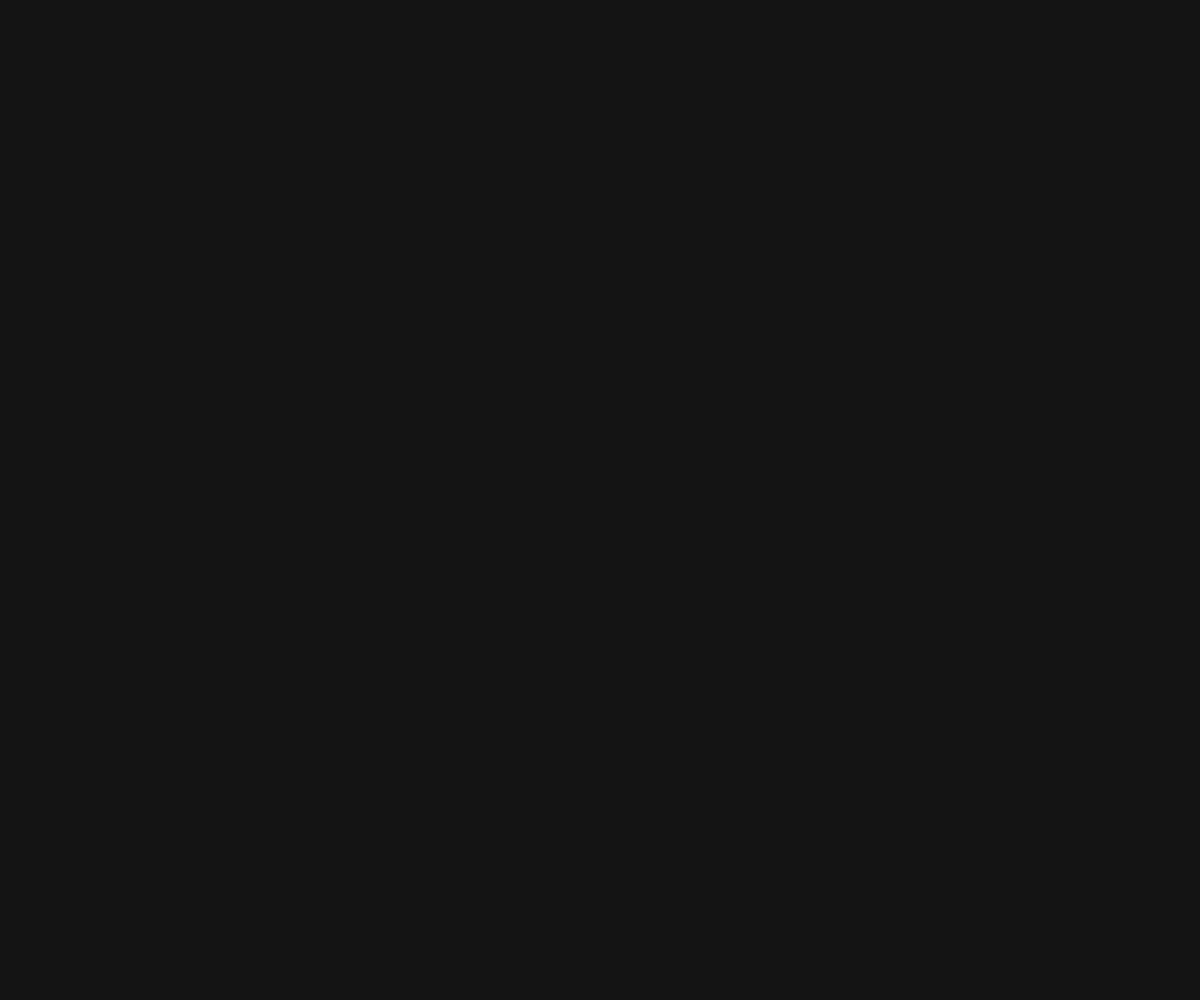
Frame 1 (no input)
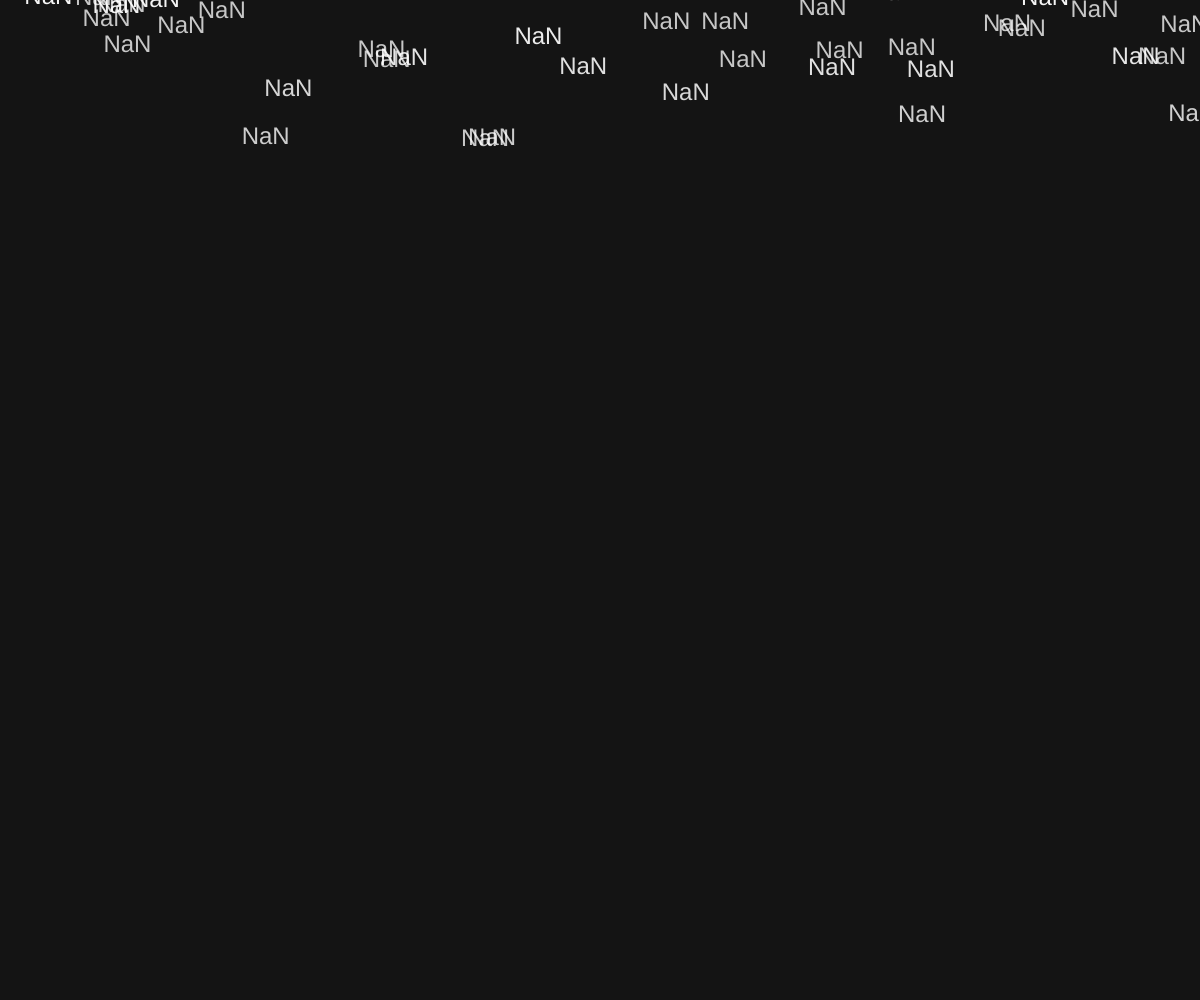
Frame 60 (no input)
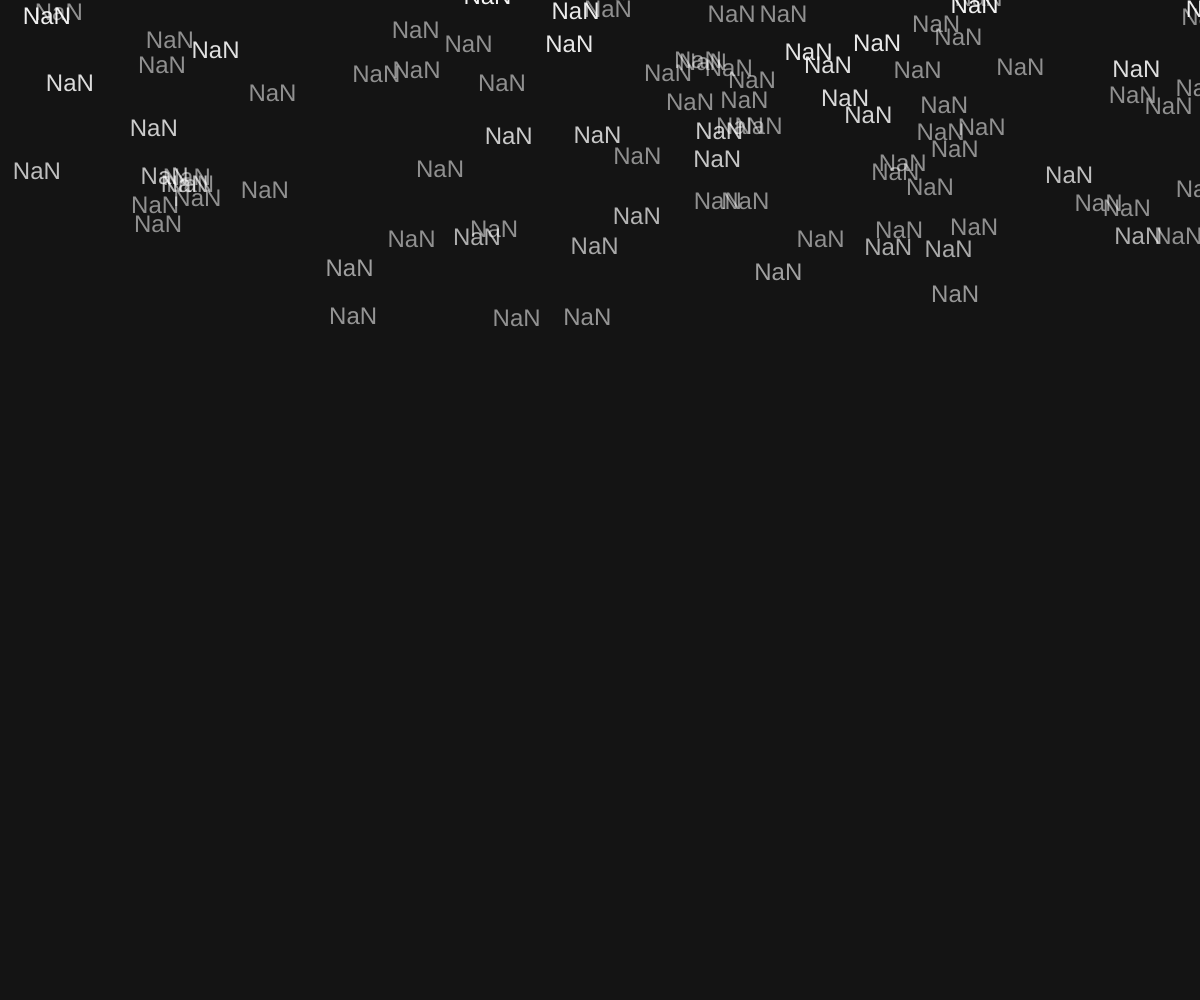
Frame 120 (the mouse pressed at the canvas centre since frame 60)

The p5.js sketch that drew these frames (run headless with seeded random() and noise() and a simulated clock; from frame 60 on, the mouse is pressed at the canvas centre):

// p5.js sketch
// ── sketch.js
let letters = [];
let fontSize = 24;
let gravity = 0.1;
let wind = 0.01;
let cohesion = 0.02;
let separation = 0.5;
let maxSpeed = 3;

function setup() {
  createCanvas(windowWidth, windowHeight);
  textSize(fontSize);
  
  // Create initial letters
  for (let i = 0; i < 100; i++) {
    letters.push({
      x: random(width),
      y: random(-500, -100),
      char: random('abcdefghijklmnopqrstuvwxyz'),
      vx: random(-1, 1),
      vy: random(0.5, 2),
      life: 255,
      wordIndex: -1
    });
  }
}

function draw() {
  background(20);
  
  // Update and display letters
  for (let i = letters.length - 1; i >= 0; i--) {
    let letter = letters[i];
    
    // Apply forces
    letter.vy += gravity;
    letter.vx += wind;
    
    // Limit speed
    letter.vx = constrain(letter.vx, -maxSpeed, maxSpeed);
    letter.vy = constrain(letter.vy, 0, maxSpeed);
    
    // Update position
    letter.x += letter.vx;
    letter.y += letter.vy;
    
    // Apply cohesion and separation with nearby letters
    for (let j = 0; j < letters.length; j++) {
      if (i !== j) {
        let other = letters[j];
        let d = dist(letter.x, letter.y, other.x, other.y);
        
        if (d < 50) {
          // Cohesion
          let desired = createVector(other.x - letter.x, other.y - letter.y);
          desired.normalize();
          desired.mult(cohesion);
          letter.vx += desired.x;
          letter.vy += desired.y;
          
          // Separation
          if (d < 20) {
            let diff = createVector(letter.x - other.x, letter.y - other.y);
            diff.normalize();
            diff.div(d); // Weight by distance
            letter.vx += diff.x * separation;
            letter.vy += diff.y * separation;
          }
        }
      }
    }
    
    // Update life
    letter.life -= 1;
    
    // Remove dead letters
    if (letter.life <= 0 || letter.y > height + 50) {
      letters.splice(i, 1);
      continue;
    }
    
    // Draw letter
    fill(255, letter.life);
    noStroke();
    text(letter.char, letter.x, letter.y);
  }
  
  // Occasionally add new letters
  if (random() < 0.3) {
    letters.push({
      x: random(width),
      y: -10,
      char: random('abcdefghijklmnopqrstuvwxyz'),
      vx: random(-1, 1),
      vy: random(0.5, 2),
      life: 255,
      wordIndex: -1
    });
  }
}

function windowResized() {
  resizeCanvas(windowWidth, windowHeight);
}
